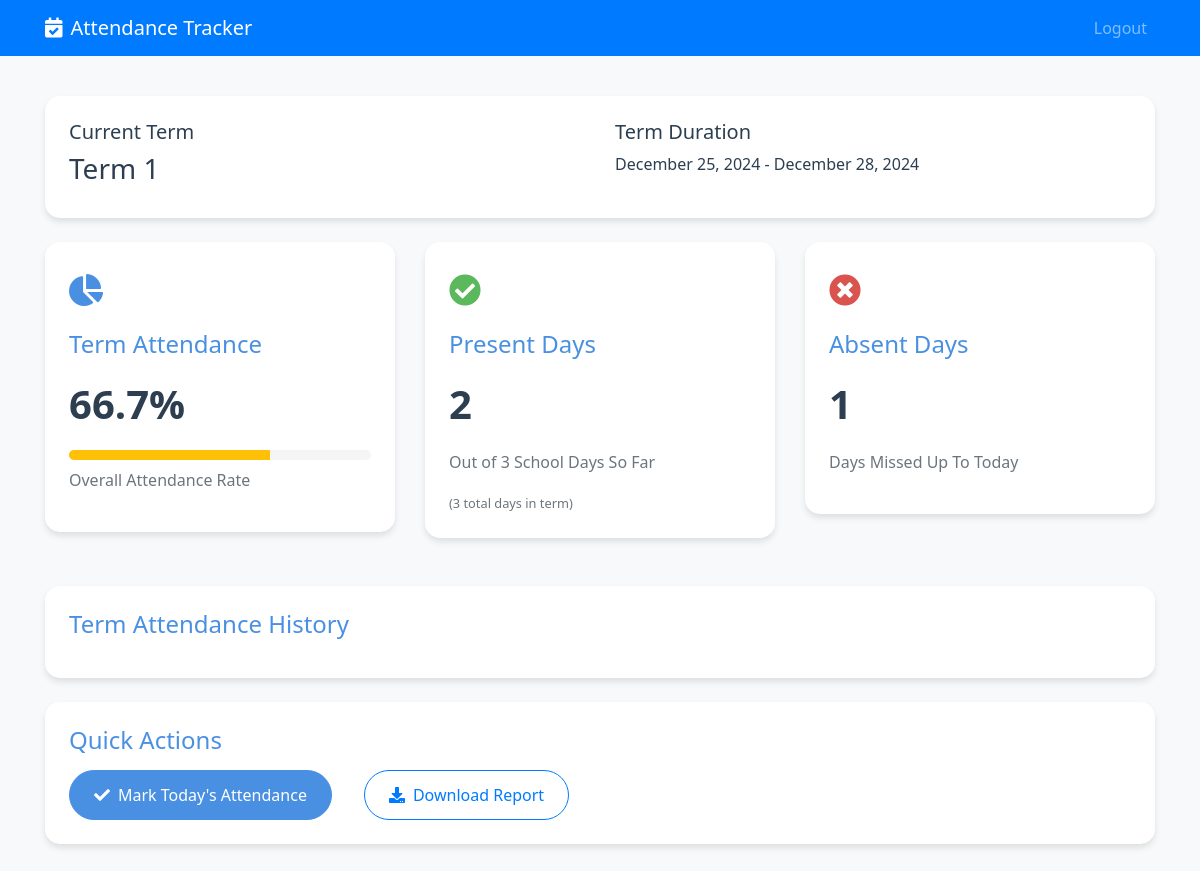
The page /student_dashboard (signed in) on the database its author committed.
### app.py (models this page shows, shortened)
class Term(db.Model):
    id = db.Column(db.Integer, primary_key=True)
    teacher_id = db.Column(db.Integer, db.ForeignKey('user.id'), nullable=False)
    term_number = db.Column(db.Integer, nullable=False)
    start_date = db.Column(db.Date, nullable=False)
    end_date = db.Column(db.Date, nullable=False)
    is_current = db.Column(db.Boolean, default=False)
    created_at = db.Column(db.DateTime, default=datetime.utcnow)

### app.py (the view)
@app.route('/student_dashboard')
@login_required
def student_dashboard():
    if current_user.role != 'student':
        flash('Access denied.', 'danger')
        return redirect(url_for('index'))
    teacher_assignment = TeacherStudent.query.filter_by(student_id=current_user.id).first()
    if not teacher_assignment:
        flash('You are not assigned to a teacher yet.', 'warning')
        return render_template('student_dashboard.html',
                             has_data=False,
                             message='You are not assigned to a teacher yet.')
    current_term = Term.query.filter_by(
        teacher_id=teacher_assignment.teacher_id,
        is_current=True
    ).first()
    if not current_term:
        flash('No active term configured by your teacher.', 'warning')
        return render_template('student_dashboard.html',
                             has_data=False,
                             message='No active term configured by your teacher.')
    attendance_records = AttendanceRecord.query.filter_by(
        student_id=current_user.id
    ).filter(
        AttendanceRecord.date.between(current_term.start_date, current_term.end_date)
    ).order_by(
        AttendanceRecord.date
    ).all()
    today = date.today()
    term_end = min(current_term.end_date, today)  # Don't go beyond today
    all_dates = []
    attendance_data = []
    current_date = current_term.start_date
    while current_date <= term_end:
        if current_date.weekday() < 5:  # Monday to Friday
            all_dates.append(current_date)
            record = next((r for r in attendance_records if r.date == current_date), None)
            attendance_data.append(1 if record and record.present else 0)
        current_date += timedelta(days=1)
    attendance_dates = [date.strftime('%Y-%m-%d') for date in all_dates]
    total_days = len(all_dates)
    present_days = sum(attendance_data)
    attendance_percentage = (present_days / total_days * 100) if total_days > 0 else 0
    all_terms = Term.query.filter_by(
        teacher_id=teacher_assignment.teacher_id
    ).order_by(Term.term_number).all()
    total_term_days = 0
    current_date = current_term.start_date
    while current_date <= current_term.end_date:
        if current_date.weekday() < 5:
            total_term_days += 1
        current_date += timedelta(days=1)
    return render_template('student_dashboard.html',
                         has_data=True,
                         attendance_dates=attendance_dates,
                         attendance_data=attendance_data,
                         current_term=current_term,
                         all_terms=all_terms,
                         attendance_percentage=round(attendance_percentage, 1),
                         present_days=present_days,
                         total_days=total_days,
                         total_term_days=total_term_days,
                         today=today)

### app.py (called while the page is built)
@login_manager.user_loader
def load_user(user_id):
    try:
        return User.query.get(int(user_id))
    except ValueError:
        if user_id == 'admin':
            admin_user = User.query.filter_by(email='admin').first()
            if admin_user:
                return admin_user
    return None

def is_mobile():
    user_agent = request.headers.get('User-Agent', '').lower()
    mobile_patterns = [
        'mobile', 'android', 'iphone', 'ipad', 'ipod',
        'blackberry', 'windows phone'
    ]
    return any(pattern in user_agent for pattern in mobile_patterns)

@app.context_processor
def utility_processor():
    return {
        'is_mobile': is_mobile()
    }

### templates/student_dashboard.html (shortened to what this page needs)
{% extends "base.html" %}
{% block content %}
<div class="dashboard-wrapper">
    {% if has_data %}
        <div class="dashboard-card mb-4">
            <div class="row">
                <div class="col-md-6">
                    <h5>Current Term</h5>
                    <p class="h3">Term {{ current_term.term_number }}</p>
                </div>
                <div class="col-md-6">
                    <h5>Term Duration</h5>
                    <p>{{ current_term.start_date.strftime('%B %d, %Y') }} - {{ current_term.end_date.strftime('%B %d, %Y') }}</p>
                </div>
            </div>
        </div>
        <div class="row">
            <div class="col-md-6 col-lg-4 mb-4">
                <div class="dashboard-card">
                    <div class="card-icon">
                        <i class="fas fa-chart-pie"></i>
                    </div>
                    <h3>Term Attendance</h3>
                    <div class="dashboard-stats">
                        {{ attendance_percentage }}%
                    </div>
                    <div class="progress mt-2" style="height: 10px;">
                        <div class="progress-bar {% if attendance_percentage >= 75 %}bg-success
                                               {% elif attendance_percentage >= 60 %}bg-warning
                                               {% else %}bg-danger{% endif %}"
                             role="progressbar"
                             style="width: {{ attendance_percentage }}%">
                        </div>
                    </div>
                    <p class="text-muted mt-2">Overall Attendance Rate</p>
                </div>
            </div>
            <div class="col-md-6 col-lg-4 mb-4">
                <div class="dashboard-card">
                    <div class="card-icon green">
                        <i class="fas fa-check-circle"></i>
                    </div>
                    <h3>Present Days</h3>
                    <div class="dashboard-stats">
                        {{ present_days }}
                    </div>
                    <p class="text-muted">Out of {{ total_days }} School Days So Far</p>
                    <small class="text-muted">({{ total_term_days }} total days in term)</small>
                </div>
            </div>
            <div class="col-md-6 col-lg-4 mb-4">
                <div class="dashboard-card">
                    <div class="card-icon red">
                        <i class="fas fa-times-circle"></i>
                    </div>
                    <h3>Absent Days</h3>
                    <div class="dashboard-stats">
                        {{ total_days - present_days }}
                    </div>
                    <p class="text-muted">Days Missed Up To Today</p>
                </div>
            </div>
        </div>
        <div class="dashboard-card">
            <h3>Term Attendance History</h3>
        </div>
    {% else %}
        <div class="alert alert-warning">
            {{ message }}
        </div>
    {% endif %}
    <div class="dashboard-card mt-4">
        <h3>Quick Actions</h3>
        <div class="quick-actions">
            <a href="{{ url_for('mark_attendance') }}" class="btn btn-primary mr-3">
                <i class="fas fa-check mr-2"></i>Mark Today's Attendance
            </a>
            <a href="{{ url_for('download_report') }}" class="btn btn-outline-primary">
                <i class="fas fa-download mr-2"></i>Download Report
            </a>
        </div>
    </div>
</div>
{% endblock %}

### static/css/styles.css (style rules this page uses)
:root { --primary-color: #4a90e2; --secondary-color: #5cb85c; --danger-color: #d9534f; --background-color: #f8f9fa; --text-color: #2c3e50; }
body { background-color: var(--background-color); color: var(--text-color); font-family: 'Segoe UI', Tahoma, Geneva, Verdana, sans-serif; }
.btn-primary { background-color: var(--primary-color); border-color: var(--primary-color); padding: 12px 24px; border-radius: 25px; transition: all 0.3s ease; }
.dashboard-card { background: white; border-radius: 15px; padding: 20px; margin-bottom: 20px; box-shadow: 0 4px 6px rgba(0,0,0,0.1); }
.dashboard-card h3 { color: var(--primary-color); font-size: 1.5rem; margin-bottom: 15px; }
.dashboard-stats { font-size: 2rem; font-weight: bold; color: var(--text-color); }
.dashboard-wrapper { padding: 1rem 0; }
.card-icon { font-size: 2rem; margin-bottom: 1rem; color: var(--primary-color); }
.card-icon.green { color: var(--secondary-color); }
.card-icon.red { color: var(--danger-color); }
.dashboard-card { background: white; border-radius: 15px; padding: 1.5rem; margin-bottom: 1.5rem; box-shadow: 0 4px 6px rgba(0,0,0,0.1); transition: transform 0.3s ease, box-shadow 0.3s ease; }
.dashboard-stats { font-size: 2.5rem; font-weight: bold; color: var(--text-color); margin: 1rem 0; }
.quick-actions { display: flex; gap: 1rem; flex-wrap: wrap; }
.quick-actions .btn { display: flex; align-items: center; padding: 0.75rem 1.5rem; border-radius: 25px; transition: all 0.3s ease; }
.progress { height: 20px; border-radius: 10px; background-color: #f5f5f5; margin: 0; }
.progress-bar { line-height: 20px; font-size: 12px; font-weight: bold; text-shadow: 1px 1px 1px rgba(0,0,0,0.2); }

### rows shown on the page
Term: term_number "1", start_date "December 25, 2024", end_date "December 28, 2024"

### other values the page prints
{{ attendance_percentage }} "66.7"
{{ present_days }} "2"
{{ total_days }} "3"
{{ total_term_days }} "3"
{{ total_days - present_days }} "1"
